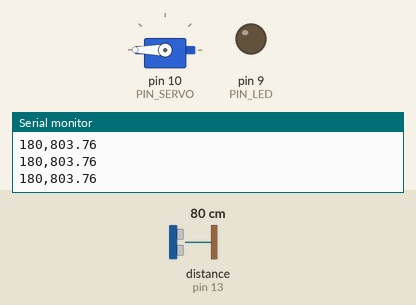
Simulated run of this sketch. Board: Arduino Uno, built with avr-gcc and run on an emulated ATmega328P. On the bench: servo, output pins drawn as LEDs (lit = HIGH), the last lines printed to the serial monitor. Wiring (inferred from the names in the program): ultrasonic range finder: trigger pin 12; echo pin 13. The inputs (shaded band) are chosen by the test bench; at power-on: distance to the obstacle (sensor on pin 13) 80 cm. The echo pulse lasts 58.3 µs per cm; pins used as bus, display or sensor lines are not drawn.

Above: at 1.2 s.
1.3 s: distance to the obstacle (sensor on pin 13) set to 18 cm
At 2.9 s:
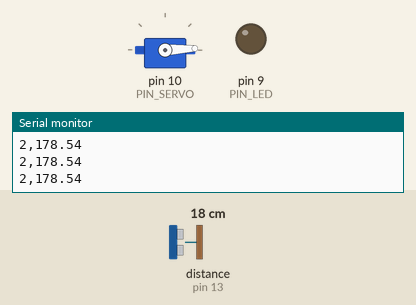
4.3 s: distance to the obstacle (sensor on pin 13) set to 35 cm
At 5.4 s:
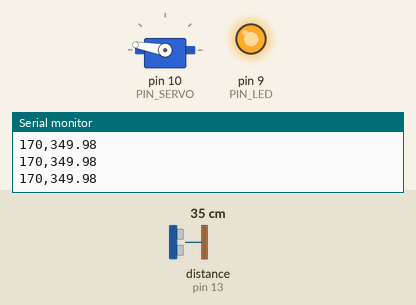
5.8 s: distance to the obstacle (sensor on pin 13) set to 2 cm
At 6.5 s:
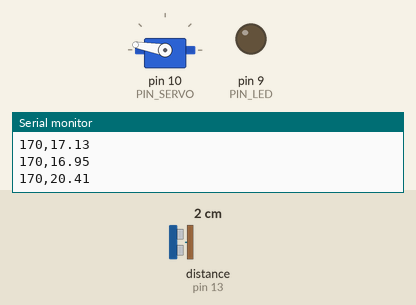
Timing chart, 0 to 8.8 s (numbered marks = the images above; inputs shaded):
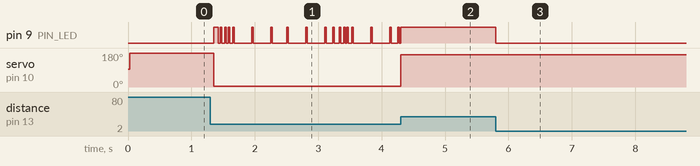

The sketch:

11_example_1.ino
```cpp
#include <Servo.h>

#define PIN_LED   9
#define PIN_TRIG  12
#define PIN_ECHO  13
#define PIN_SERVO 10

#define SND_VEL 346.0
#define INTERVAL 25
#define PULSE_DURATION 10
#define _DIST_MIN 180.0
#define _DIST_MAX 360.0
#define TIMEOUT ((INTERVAL / 2) * 1000.0)
#define SCALE (0.001 * 0.5 * SND_VEL)

#define _EMA_ALPHA 1.0

#define _DUTY_MIN 550
#define _DUTY_NEU 1500
#define _DUTY_MAX 2400

float dist_ema = _DIST_MAX;
float dist_prev = _DIST_MAX;
unsigned long last_sampling_time;

Servo myservo;

void setup() {
  pinMode(PIN_LED, OUTPUT);
  pinMode(PIN_TRIG, OUTPUT);
  pinMode(PIN_ECHO, INPUT);
  digitalWrite(PIN_TRIG, LOW);

  myservo.attach(PIN_SERVO);
  myservo.writeMicroseconds(_DUTY_NEU);

  Serial.begin(57600);
}

void loop() {
  if (millis() < last_sampling_time + INTERVAL) return;

  float dist_raw = USS_measure(PIN_TRIG, PIN_ECHO);
  float dist_filtered;

  if ((dist_raw == 0.0) || (dist_raw < _DIST_MIN) || (dist_raw > _DIST_MAX)) {
    dist_filtered = dist_prev;
  } else {
    dist_filtered = dist_raw;
    dist_prev = dist_raw;
  }

  dist_ema = _EMA_ALPHA * dist_filtered + (1 - _EMA_ALPHA) * dist_ema;

  if (dist_raw >= _DIST_MIN && dist_raw <= _DIST_MAX) {
    digitalWrite(PIN_LED, HIGH);
  } else {
    digitalWrite(PIN_LED, LOW);
  }

  int servo_angle;
  if (dist_ema <= _DIST_MIN) servo_angle = 0;
  else if (dist_ema >= _DIST_MAX) servo_angle = 180;
  else servo_angle = round((dist_ema - _DIST_MIN) * 180.0 / (_DIST_MAX - _DIST_MIN));

  int duty = map(servo_angle, 0, 180, _DUTY_MIN, _DUTY_MAX);
  myservo.writeMicroseconds(duty);

  Serial.print(servo_angle);
  Serial.print(",");
  Serial.println(dist_raw);

  last_sampling_time += INTERVAL;
}

float USS_measure(int TRIG, int ECHO) {
  digitalWrite(TRIG, HIGH);
  delayMicroseconds(PULSE_DURATION);
  digitalWrite(TRIG, LOW);

  return pulseIn(ECHO, HIGH, TIMEOUT) * SCALE;
}
```

Measured:
- after the input at 1.3 s, servo on pin 10 (PIN_SERVO): 180° → 3° after 0.05 s
- after the input at 4.3 s, servo on pin 10 (PIN_SERVO): 3° → 170° at once
- after the input at 5.8 s, pin 9 (PIN_LED): HIGH → LOW at once
